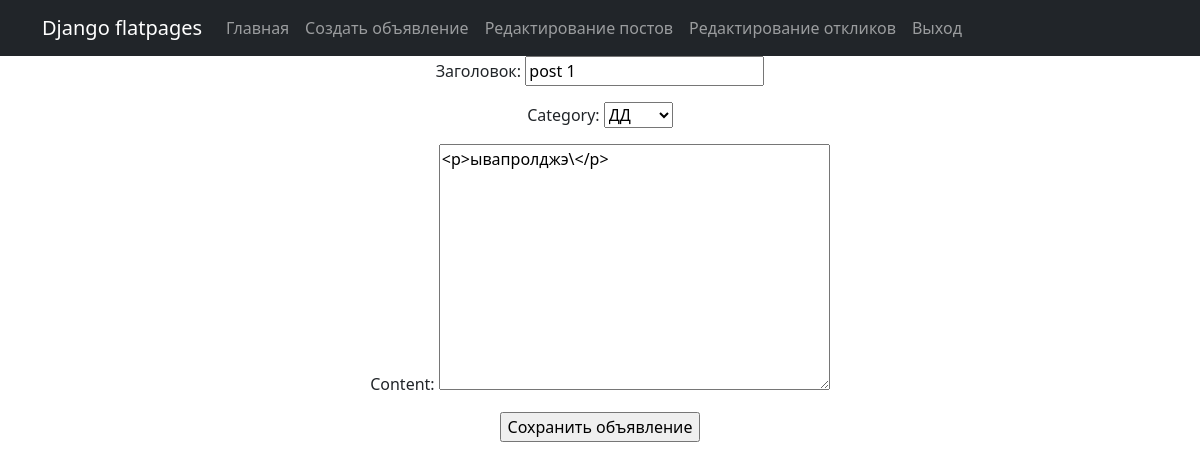
Before: /posts/upsate_pos/1/ (signed in) with the older database file.
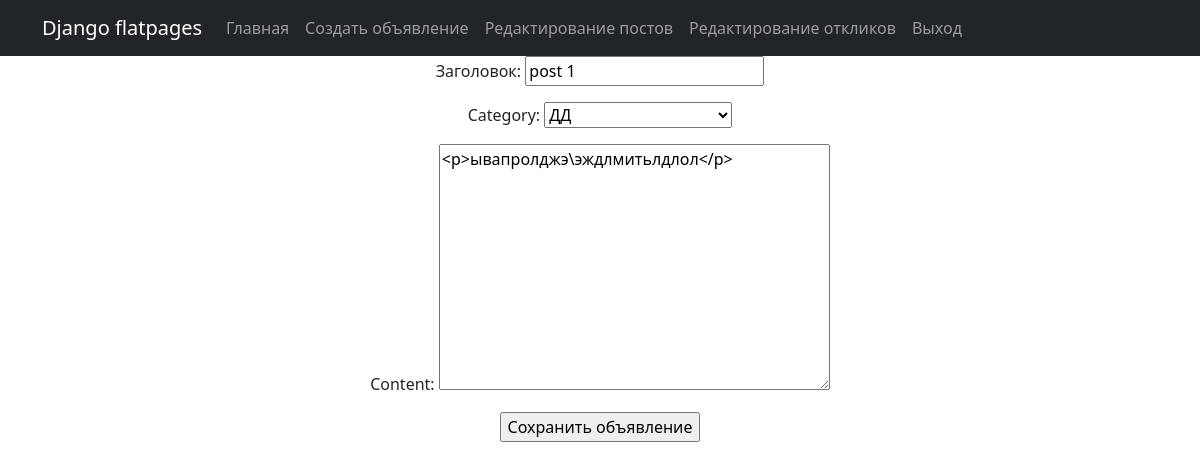
After: the same page with the newer database file.
### Post/models.py (models this page shows, shortened)
class Posts(models.Model):
    id_Post = models.BigAutoField(primary_key=True)
    header = models.CharField(verbose_name="Заголовок", max_length=150)
    '''content = RichTextField()'''
    content = RichTextUploadingField('contents')
    author = models.ForeignKey(User, on_delete=models.CASCADE, related_name='Пост_Пользователя')
    category = models.ForeignKey('Category', on_delete=models.CASCADE, related_name='Категория')

### Post/views.py (the view)
# urls.py: path('upsate_pos/<int:pk>/', PostUpdate.as_view(), name='up_post'),
class PostUpdate(LoginRequiredMixin, UpdateView):
    template_name = 'creat.html'
    form_class = PostsForm
    '''permission_required'''
    def get_object(self, **kwargs):
        id = self.kwargs.get('pk')
        return Posts.objects.get(id_Post=id)

### Post/forms.py
class PostsForm(ModelForm):
    class Meta:
        model = Posts
        fields = ['header', 'category', 'content', 'author']
        widgets = {'author': forms.HiddenInput(), }

### Post/models.py (called while the page is built)
    def __str__(self):
        return f'{self.name}'

### templates/creat.html (shortened to what this page needs)
{% extends 'base/default.html' %}
{% block content %}
    <form method="POST">
        {{ form.as_p }}
        <input type="submit" value="Сохранить объявление">
    </form>
{% endblock content %}

### templates/base/default.html (shortened to what this page needs)
<!DOCTYPE html>
<html lang="en">
    <head>
        {% load static %}
        <link href="{% static 'css/styles.css' %}" rel="stylesheet" />
    </head>
    <body>
            <nav class="navbar navbar-expand-lg navbar-dark bg-dark static-top">
               <div class="container">
                   <a class="navbar-brand" href="#">Django flatpages</a>
                   <div class="collapse navbar-collapse" id="navbarResponsive">
                       <ul class="navbar-nav ml-auto">
                           <li class="nav-item active">
                               <a class="nav-link" href="/">Главная</a>
                           </li>
                           <li class="nav-item">
                               <a class="nav-link" href="/create/">Создать объявление</a>
                           </li>
                           {% if request.user.is_authenticated %}
                               <li class="nav-item">
                                   <a class="nav-link" href="/post_update/">Редактирование постов</a>
                               </li>
                               <li class="nav-item">
                                   <a class="nav-link" href="/private/">Редактирование откликов</a>
                               </li>
                               <li class="nav-item">
                                   <a class="nav-link" href="/accounts/logout">Выход</a>
                               </li>
                           {% endif %}
                       </ul>
                   </div>
               </div>
            </nav>
        <div class="container">
            <div class="row">
                <div class="col-lg-12 text-center">
                {% block content %}{% endblock content %}
                </div>
            </div>
        </div>
    </body>
</html>

Changed rows visible on the page:
changed Posts "post 1": content "<p>ывапролджэ\\</p>" → "<p>ывапролджэ\\эждлмитьлдлол</p>"
